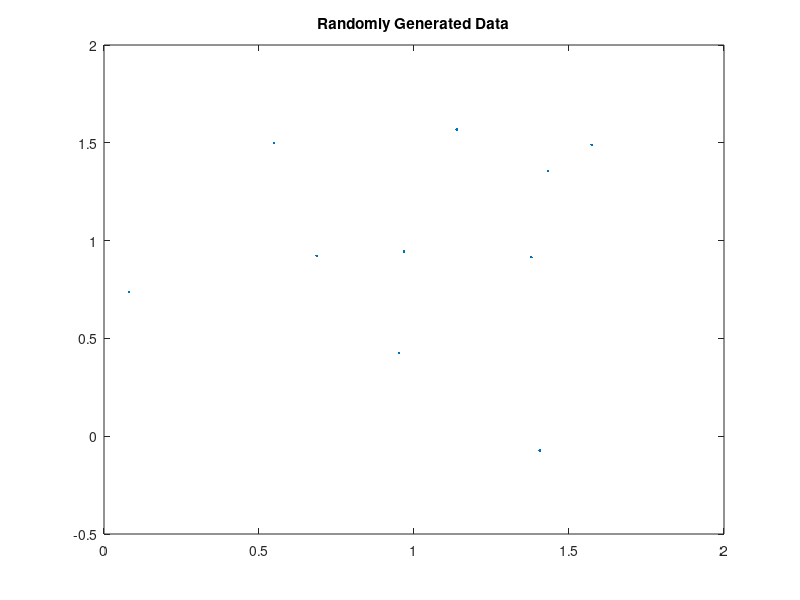
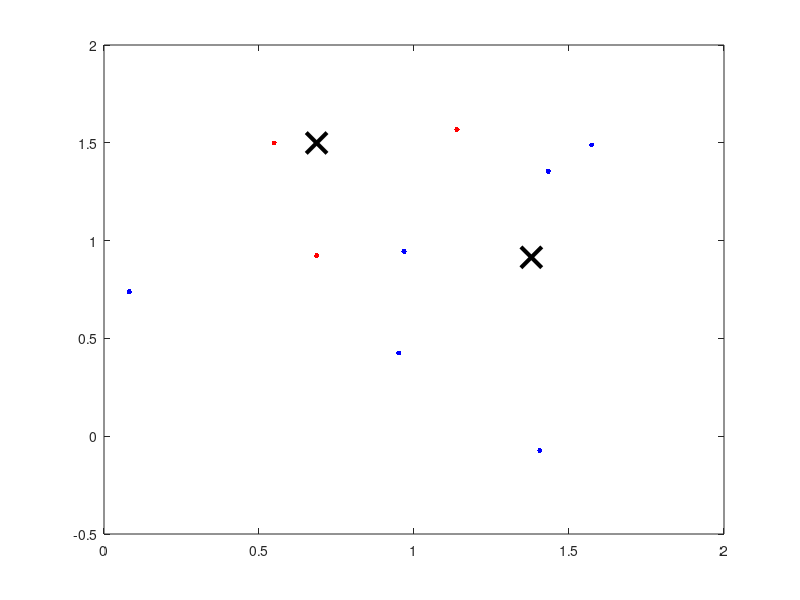

The MATLAB script that drew these images, in order: (Note: this script raises an error after producing the figures.)
rng default; % For reproducibility
X = [randn(10,10)*0.75+ones(10,10)];

figure;
plot(X(:,1),X(:,2),'.');
title 'Randomly Generated Data';

opts = statset('Display','final');
[idx,C] = kmeans(X,2,'Distance','cityblock',...
    'Replicates',5,'Options',opts);

figure;

plot(X(idx==1,1),X(idx==1,2),'r.','MarkerSize',12)
hold on
plot(X(idx==2,1),X(idx==2,2),'b.','MarkerSize',12)
plot(C(:,1),C(:,2),'kx',...
     'MarkerSize',15,'LineWidth',3) 
legend('Cluster 1','Cluster 2','Centroids',...
       'Location','NW')
title 'Cluster Assignments and Centroids'
hold off